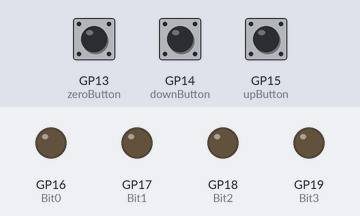
A program run on a simulated Raspberry Pi Pico running MicroPython. On the bench: output pins drawn as LEDs (lit = HIGH). Inputs (shaded band) come from the test bench; at power-on: GP15 (upButton) LOW, GP13 (zeroButton) LOW, GP14 (downButton) LOW.

Above: at 1.2 s.
1.3 s: GP15 (upButton) pulled HIGH for 0.15 s
At 2.6 s:
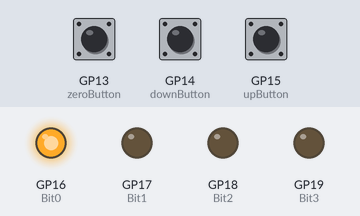
2.9 s: GP15 (upButton) pulled HIGH for 1 s
At 4.4 s:
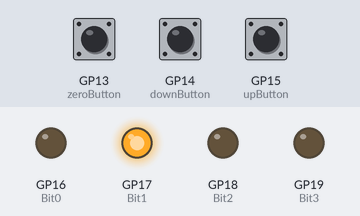
5.4 s: GP15 (upButton) pulled HIGH for 0.15 s
At 6.0 s:
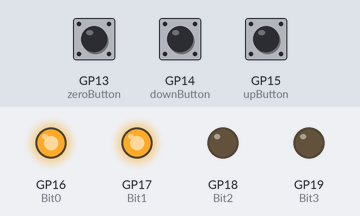
7.0 s: GP15 (upButton) pulled HIGH for 3.2 s
At 10.6 s:
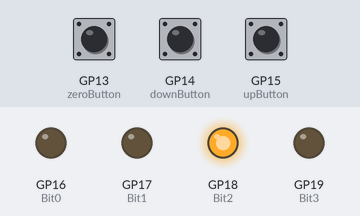
11.7 s: GP15 (upButton) pulled HIGH for 0.15 s
At 13.0 s:
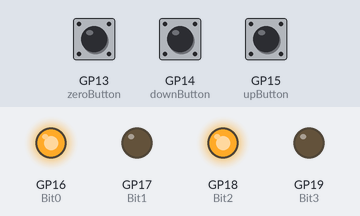
13.3 s: GP15 (upButton) pulled HIGH for 1 s
At 14.8 s:
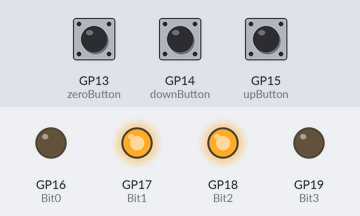
Timing chart, 0 to 16.3 s (numbered marks = the images above; inputs shaded):
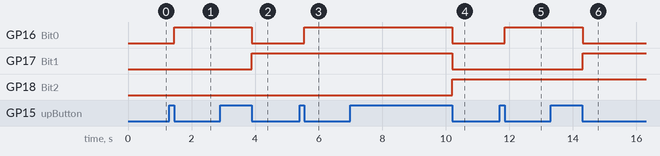

The program:

binary-counter.py
```python
# Binary Counter


# Module Definition
import machine
import utime


# Pin Definition
increaseButton = 15
decreaseButton = 14
resetButton = 13
dataBit0 = 16
dataBit1 = 17
dataBit2 = 18
dataBit3 = 19


# Configration Definition
Bit0 = machine.Pin(dataBit0,machine.Pin.OUT)
Bit1 = machine.Pin(dataBit1,machine.Pin.OUT)
Bit2 = machine.Pin(dataBit2,machine.Pin.OUT)
Bit3 = machine.Pin(dataBit3,machine.Pin.OUT)

Bit0.value(0)
Bit1.value(0)
Bit2.value(0)
Bit3.value(0)

upButton = machine.Pin(increaseButton,machine.Pin.IN,machine.Pin.PULL_DOWN)
downButton = machine.Pin(decreaseButton,machine.Pin.IN,machine.Pin.PULL_DOWN)
zeroButton = machine.Pin(resetButton,machine.Pin.IN,machine.Pin.PULL_DOWN)


# Veriables Definition
Count = 0
arcDelay = 0.01
logicHigh = 1
logicLow = 0


# Function Definiton
def showDigits(desimalCount):
    binaryCount=[0,0,0,0]
    for loop in range(0,4):
        binaryCount[loop]=int(desimalCount%2);
        desimalCount=desimalCount/2;

    Bit0.value(int(binaryCount[0]))
    Bit1.value(int(binaryCount[1]))
    Bit2.value(int(binaryCount[2]))
    Bit3.value(int(binaryCount[3]))


# İnfinity Loop Definition
while True:
        if upButton.value() == logicHigh:
            while upButton.value() == logicHigh:
                utime.sleep(arcDelay)
            Count = Count + 1
            if Count==16:
                Count=15

        elif downButton.value() == logicHigh:
            while downButton.value() == logicHigh:
                utime.sleep(arcDelay)
            Count = Count - 1
            if Count== -1:
                Count=0

        elif zeroButton.value() == logicHigh:
            while zeroButton.value() == logicHigh:
                utime.sleep(arcDelay)
            Count = 0

        showDigits(Count)
  
```

Measured:
- after the input at 1.3 s, GP16 (Bit0): LOW → HIGH after 0.15 s
- after the input at 2.9 s, GP16 (Bit0): HIGH → LOW after 1.0 s; GP17 (Bit1): LOW → HIGH after 1.0 s
- after the input at 5.4 s, GP16 (Bit0): LOW → HIGH after 0.15 s
- after the input at 7.0 s, GP16 (Bit0), GP17 (Bit1): HIGH → LOW after 3.2 s; GP18 (Bit2): LOW → HIGH after 3.2 s
- after the input at 11.7 s, GP16 (Bit0): LOW → HIGH after 0.15 s
- after the input at 13.3 s, GP16 (Bit0): HIGH → LOW after 1.0 s; GP17 (Bit1): LOW → HIGH after 1.0 s
